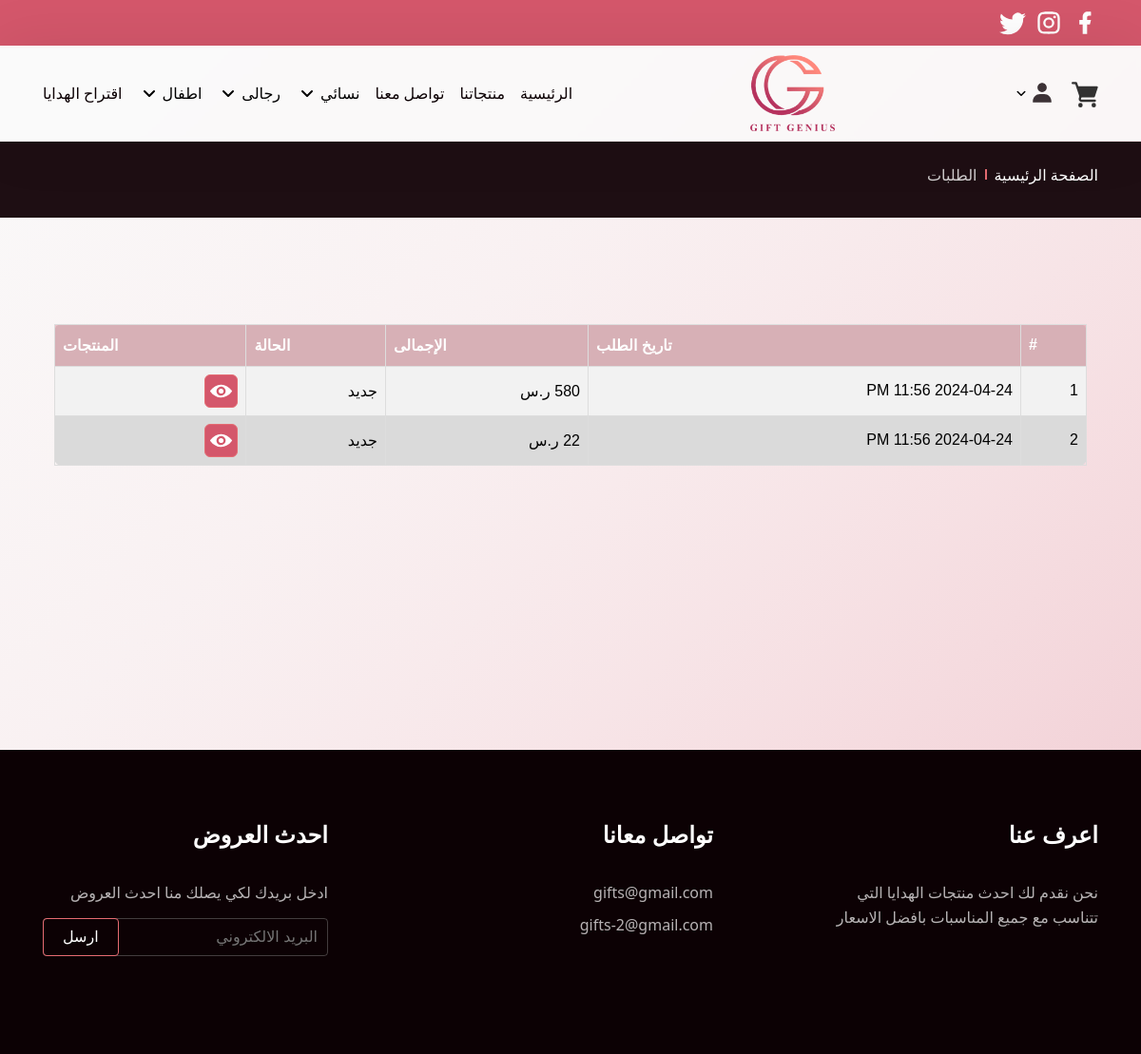
Screenshot of /orders.php (signed in) with the database file from the repository.
### tables this page shows
CREATE TABLE `main_categories` (
  `id` int(11) UNSIGNED NOT NULL,
  `name` varchar(255) DEFAULT NULL
);

CREATE TABLE `orders` (
  `id` int(10) UNSIGNED NOT NULL,
  `user_id` int(11) UNSIGNED DEFAULT NULL,
  `grand_total` double DEFAULT 0,
  `created_at` timestamp NULL DEFAULT NULL,
  `status` enum('new','accepted','refused','in_progress','on_way','ended') DEFAULT 'new'
);

### system/helper.php (called while the page is built, shortened)
<?php
if (!function_exists('runQuery')) {
    function runQuery($query)
    {
        $servername = "localhost";
        $username = "root";
        $password = "";
        $database = "gift";
        $conn = new mysqli($servername, $username, $password, $database);
        $conn->set_charset("utf8");
        return $conn->query($query);
    }
}

### orders.php (the view, shortened to what this page needs)
<?php
require('system/helper.php');
$selectOrdersSql = "SELECT * FROM `orders` WHERE `user_id` = '{$_SESSION['user']['id']}'";
$selectOrdersResult = runQuery($selectOrdersSql);
$allOrders = [];
if ($selectOrdersResult->num_rows > 0) {
    while ($row = $selectOrdersResult->fetch_assoc()) {
        $allOrders[] = $row;
    }
}
?>
<!DOCTYPE html>
<html lang="ar">
<head>
    <link rel="stylesheet" href="./assets/css/cart-D8-10WCZ.css"/>
    <link rel="stylesheet" href="./assets/css/Categories-YAZY97fB.css"/>
</head>
<body>
<?php
include 'layout/inc/header.php';
?>
<main>
    <section class="breadcrumb relative overflow-hidden">
        <div class="container">
            <ul class="d-flex items-center  relative">
                <li class="defPage "><a href="index.php" class=""> الصفحة الرئيسية </a></li>
                <li class="separator"></li>
                <li class="linkPage"> الطلبات</li>
            </ul>
        </div>
    </section>
    <section class="cart">
        <div class="container">
            <div class="row items-start">
                <div class="col-12-lg col-12-md col-12-sm">
                    <div class="price-box round-8 relative mx-6">
                        <table id="table">
                            <tr>
                                <th>#</th>
                                <th>تاريخ الطلب</th>
                                <th>الإجمالى</th>
                                <th>الحالة</th>
                                <th>المنتجات</th>
                            </tr>
                            <?php
                            foreach ($allOrders as $key => $order) {
                                ?>
                                <tr>
                                    <td><?php echo $key + 1 ?></td>
                                    <td><?php echo date('Y-m-d h:i A', strtotime($order['created_at'])) ?></td>
                                    <td><?php echo $order['grand_total'] ?> ر.س</td>
                                    <td><?php
                                        if ($order['status'] == 'new') {
                                            echo 'جديد';
                                        } elseif ($order['status'] == 'accepted') {
                                            echo 'تم القبول';
                                        } elseif ($order['status'] == 'refused') {
                                            echo 'تم الرفض';
                                        } elseif ($order['status'] == 'in_progress') {
                                            echo 'جاري التجهيز';
                                        } elseif ($order['status'] == 'on_way') {
                                            echo 'فى الطريق';
                                        } elseif ($order['status'] == 'ended') {
                                            echo 'تم الإنهاء';
                                        }
                                        ?></td>
                                    <td>
                                        <button class="btn btn-skew round-6 openModal"
                                                data-modal="myModal<?php echo $order['id'] ?>"
                                                style="padding: 5px;width: 35px">
                                        </button>
                                    </td>
                                </tr>
                                <?php
                            } ?>
                        </table>
                    </div>
                </div>
            </div>
        </div>
    </section>
</main>
<footer>
    <div class="container d-flex items-start justify-between">
        <div class="footer-ul about-us"><p class="title fs-24 fw-700">اعرف عنا</p>
            <p class="dec line-relaxed fs-16">
                نحن نقدم لك احدث منتجات الهدايا التي تتناسب مع جميع المناسبات بافضل
                الاسعار
            </p></div>
        <div class="footer-ul contact-us"><p class="title fs-24 fw-700">تواصل معانا</p>
            <p class="dec line-relaxed fs-16">gifts@gmail.com</p>
            <p class="dec line-relaxed fs-16 pt-4">gifts-2@gmail.com</p></div>
        <div class="footer-ul news"><p class="title fs-24 fw-700">احدث العروض</p>
            <p class="dec line-relaxed fs-16">ادخل بريدك لكي يصلك منا احدث العروض</p>
            <form action="index.php">
                <div class="from-group relative mt-7"><input type="email" placeholder="البريد الالكتروني"
                                                             class="round-4 pr-5">
                    <button class="btn  btn-skew sendEmails round-4 px-9  top-0 left-0" type="submit"
                            aria-label="send email">
                        ارسل
                    </button>
                </div>
            </form>
        </div>
    </div>
</footer>
</body>
</html>

### layout/inc/header.php (shortened to what this page needs)
<?php
require('system/helper.php');
$selectCategoriesSql = 'SELECT * FROM main_categories order by id DESC';
$selectCategoriesResult = runQuery($selectCategoriesSql);
?>
<nav class="topNav absolute top-0 py-5">
    <div class="container">
        <div class="icons d-flex items-center gap-y-5">
            <svg width="24" height="24" viewBox="0 0 24 24" data-icon="facebook">
                <symbol id="ai:local:facebook">
                    <path fill="currentColor"
                          d="M14 13.5h2.5l1-4H14v-2c0-1.03 0-2 2-2h1.5V2.14c-.326-.043-1.557-.14-2.857-.14C11.928 2 10 3.657 10 6.7v2.8H7v4h3V22h4z"/>
                </symbol>
                <use xlink:href="#ai:local:facebook"></use>
            </svg>
              </div>
    </div>
</nav>
<header class="absolute">
    <div class="container">
        <nav class="d-flex items-center justify-between py-5">
            <ul class="iconList d-flex items-center">
                <li class="nav-items"><a href="cart.php" class="nav-link mt-3">
                    </a></li>
                <li class="dropdown nav-items pr-8 relative d-flex items-center openDropDown" data-drop="drop-0"><span
                            class="fw-700 nav-link relative openDropDown" data-drop="drop-0">
                                     </span>
                </li>
            </ul>
            <a href="index.php" class="logo mx-auto"> <img src="./assets/images/gifts-AELogo-Cz-3vIdu_86Imp.webp"
                                                           alt="logo for Gift Genius " class="img-cover" loading="eager"
                                                           width="620" height="559" decoding="async"> </a>
            <ul class="d-flex items-center link-list normalMenu">
                <li class="nav-items pr-8"><a class="fw-500 nav-link  relative" href="index.php"> الرئيسية </a></li>
                <li class="nav-items pr-8"><a class="fw-500 nav-link  relative" href="product.php"> منتجاتنا </a></li>
                <li class="nav-items pr-8"><a class="fw-500 nav-link  relative" href="ContactUs.php"> تواصل معنا </a>
                </li>
                <li class="nav-items pr-8"><a class="fw-500 nav-link  relative" href="Chat.php"> اقتراح الهدايا </a>
                </li>
                <?php
                if ($selectCategoriesResult->num_rows > 0) {
                    while ($row = $selectCategoriesResult->fetch_assoc()) {
                        ?>
                        <li class="dropdown nav-items pr-8 relative d-flex items-center openDropDown"
                            data-drop="drop-<?php echo $row['id']; ?>"><span
                                    class="fw-500 nav-link relative openDropDown"
                                    data-drop="drop-<?php echo $row['id']; ?>"> <?php echo $row['name']; ?></span>
                            <svg width="24" height="24" viewBox="0 0 24 24" class="pr-1 openDropDown"
                                 data-drop="drop-<?php echo $row['id']; ?>" id="arrowDropDown"
                                 data-icon="arrow-down">
                                <use xlink:href="#ai:local:arrow-down"></use>
                            </svg>
                        </li>
                        <?php
                    }
                }
                ?>
            </ul>
        </nav>
    </div>
</header>

### assets/css/cart-D8-10WCZ.css (style rules this page uses)
.cart { min-height: 70vh; padding-top: 14vh; padding-bottom: 5vh }
button { font-family: Cairo, sans-serif; }
.cart .price-box { background-color: #dadada }
.cart .btn-skew { background-color: #d4576b }

### layout/assets/css.php (style rules this page uses)
body { font-family: Cairo, '_font_fallback_700968135695', system-ui; }

### orders.php (style rules this page uses)
#table { font-family: Arial, Helvetica, sans-serif; border-collapse: collapse; width: 100%; }
#table td, #table th { border: 1px solid #ddd; padding: 8px; }
#table tr:nth-child(even) { background-color: #f2f2f2; }
#table th { padding-top: 12px; padding-bottom: 12px; text-align: left; background-color: #CF556850; color: white; }

### rows the page displays
main_categories: name "نسائي"
main_categories: name "رجالى"
main_categories: name "اطفال", $row['id'] 2 (drawn)
orders: created_at "2024-04-24 11:56 PM", status "جديد"
orders: created_at "2024-04-24 11:56 PM", status "جديد", $order['id'] 3 (drawn)
